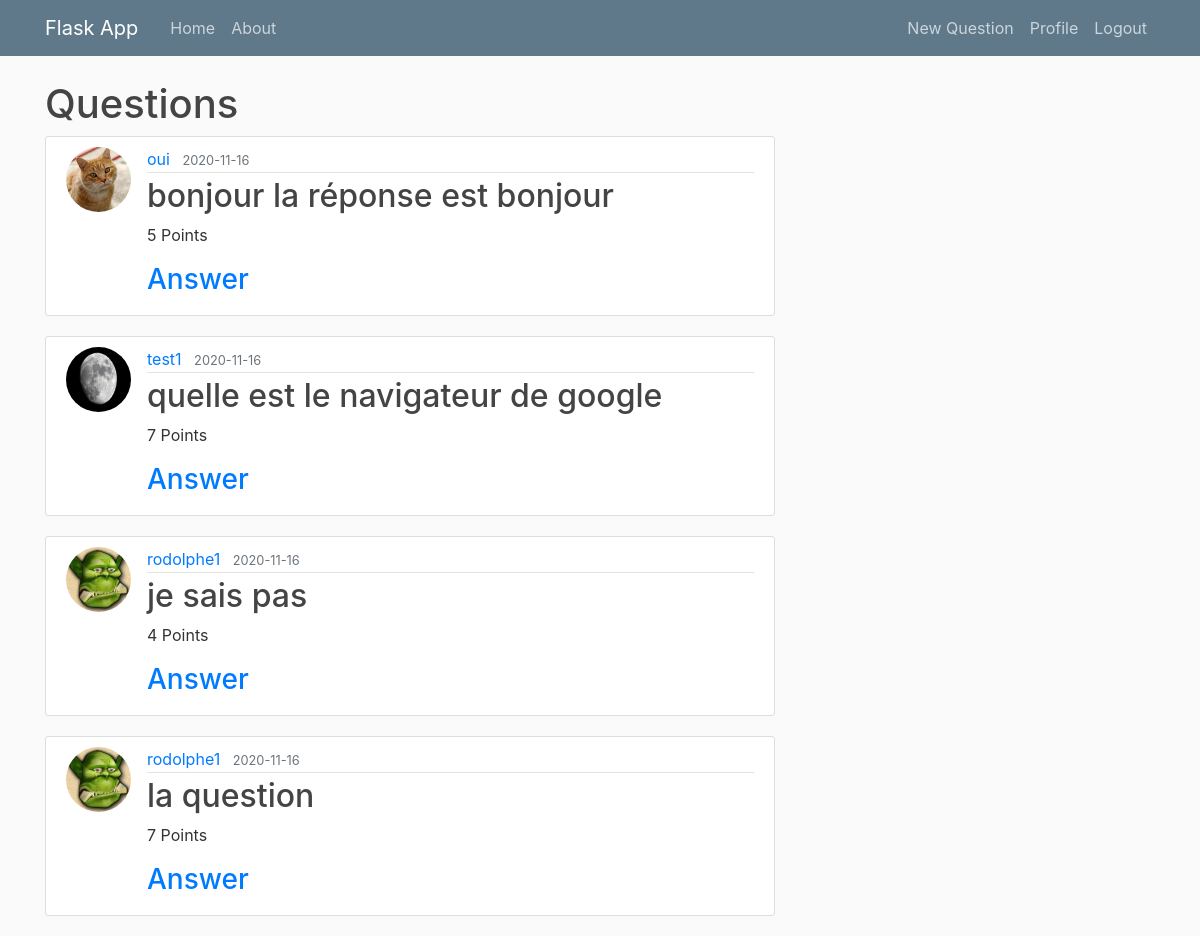
The app's page / (signed in) with its own data.
### webapp/models.py (models this page shows, shortened)
class Questions(db.Model):									#Create a Table named 'post' (in lowercase) inheriting from db.Model
	id = db.Column(db.Integer, primary_key=True)
	content = db.Column(db.String(20), nullable=False)
	points = db.Column(db.Integer, nullable=False)
	response = db.Column(db.String(50), nullable=False)
	date_posted = db.Column(db.DateTime, nullable=False, default=datetime.utcnow)
	user_id = db.Column(db.Integer, db.ForeignKey('user.id'), nullable=False)

class User(db.Model, UserMixin):									#Create a Table named 'user' (in lowercase) inheriting from db.Model
	id = db.Column(db.Integer, primary_key=True)
	username = db.Column(db.String(20), unique=True, nullable=False)
	email = db.Column(db.String(120), unique=True, nullable=False)
	image_file = db.Column(db.String(20), nullable=False, default='default.jpg')
	password = db.Column(db.String(60), nullable=False)
	points = db.Column(db.Integer, nullable=False)
	questions = db.relationship('Questions', backref='author', lazy=True)					#Define the relationship with the post (to make a foreign key in Post table)

### webapp/routes.py (the view)
@app.route('/home')												#this two décorator create 2 routes to return the same html code
@app.route('/')													#flask class object ("app") decorator to change de function and generate HTML
def home():														#decorated function
	questions = Questions.query.all()
	return render_template('home.html', questions=questions)    #return home.html and give it a variable posts

### webapp/models.py (called while the page is built)
@login_manager.user_loader
def load_user(user_id):
	return User.query.get(user_id)

### webapp/templates/home.html
{% extends "layout.html" %}
{% block content %}
	<h1>Questions</h1>
	{% for question in questions %}
		<article class="media content-section">
			<img class="rounded-circle article-img" src="{{ url_for('static', filename='profile_pics/' + question.author.image_file) }}">
		  <div class="media-body">
		    <div class="article-metadata">
		      <a class="mr-2" href="{{ url_for('user_profile', id=question.author.id) }}">{{ question.author.username }}</a>
		      <small class="text-muted">{{ question.date_posted.strftime('%Y-%m-%d') }}</small>
		    </div>
		    <h2><a class="article-title" href="#">{{ question.content }}</a></h2>
		    <p class="article-content">{{ question.points }} Points</p>
		    {% if question.author.id != current_user.id %}
		    <h3><a href="{{ url_for('answer_question', id=question.id) }}">Answer</a></h3>
		    {% else %}
		    <p>/!\ Vous ne pouvez pas répondre à votre propre question /!\</p>
		    {% endif %}
		  </div>
		</article>
	{% endfor %}
{% endblock %}

### webapp/static/main.css (style rules this page uses)
body { background: #fafafa; color: #333333; margin-top: 5rem; }
h1, h2, h3, h4, h5, h6 { color: #444444; }
.content-section { background: #ffffff; padding: 10px 20px; border: 1px solid #dddddd; border-radius: 3px; margin-bottom: 20px; }
.article-title { color: #444444; }
.article-content { white-space: pre-line; }
.article-img { height: 65px; width: 65px; margin-right: 16px; }
.article-metadata { padding-bottom: 1px; margin-bottom: 4px; border-bottom: 1px solid #e3e3e3 }

### records on screen
Questions: image_file (picture), author.username "oui", date_posted "2020-11-16", content "bonjour la réponse est bonjour", points "5"
Questions: image_file (picture), author.username "test1", date_posted "2020-11-16", content "quelle est le navigateur de google", points "7"
Questions: image_file (placeholder picture), author.username "rodolphe1", date_posted "2020-11-16", content "je sais pas", points "4"
Questions: image_file (placeholder picture), author.username "rodolphe1", date_posted "2020-11-16", content "la question", points "7"
